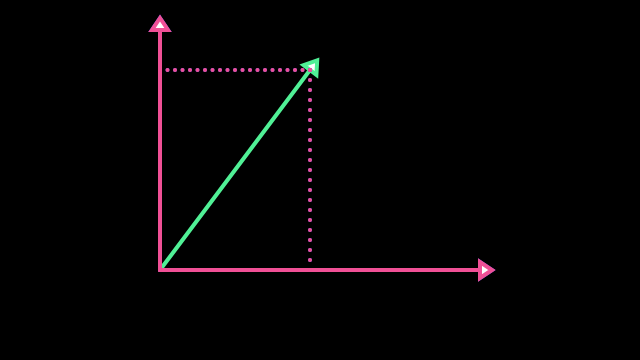
Frame 1 (no input)
Frame 60 (no input): identical to frame 1, image omitted
Frame 120 (the mouse pressed at the canvas centre since frame 60): identical to frame 1, image omitted

The p5.js sketch that drew this single still picture (run headless with seeded random() and noise() and a simulated clock; from frame 60 on, the mouse is pressed at the canvas centre):

// p5.js sketch
// ── sketch.js
var v;
var s;

function setup()
{
    createCanvas(640,360);
    v = createVector(150,200);
    s = createSlider(0,100,0);
}

function draw()
{
    background(0);
    graph();
}

function graph()
{
    push();

    translate(width/4, height*3/4);

    stroke(60,80,250);
    strokeWeight(4);

    arrowLine(0,0,width/2,0);
    arrowLine(0,0,0,-2*height/3);

    stroke(80,240, 150);


    arrowLine(0,0,v.x,-v.y);

    stroke(60,80,250);

    dottedline(v.x,-v.y,v.x,0)
    dottedline(v.x,-v.y,0,-v.y);
    dottedline(0,0,0,-v.y);
    dottedline(0,0,v.x,0);

    push();

    angle = map(s.value(),0,100,0,2*PI);

    rotate(-angle);

    stroke(240,80,150);

    arrowLine(0,0,width/2,0);
    arrowLine(0,0,0,-2*height/3);


    dottedline(v.x*cos(angle)+v.y*sin(angle),0,v.x*cos(angle)+v.y*sin(angle),-(-v.x*sin(angle)+v.y*cos(angle)));
    dottedline(0,-(-v.x*sin(angle)+v.y*cos(angle)),v.x*cos(angle)+v.y*sin(angle),-(-v.x*sin(angle)+v.y*cos(angle)));
    dottedline(0,0,0,-(-v.x*sin(angle)+v.y*cos(angle)));
    dottedline(0,0,v.x*cos(angle)+v.y*sin(angle),0);
    
    pop();
    pop();
}

function dottedline(x1,y1,x2,y2)
{
    for (var i = 0; i <= 20; i++) {
      var x = lerp(x1, x2, i/20);
      var y = lerp(y1, y2, i/20);
      point(x, y);
    }  
}

function arrowLine(x1,y1,x2,y2)
{
    var tw =8;
    line(x1,y1,x2,y2);

    var angle = atan2(y2-y1,x2-x1);

    rectMode(CENTER);
    push();
    translate(x2,y2);
    rotate(angle);
    strokeWeight(4);
    triangle(1.5*tw,0,0,tw,0,-tw);
    pop();
}
